Frame 1 (no input): blank canvas, image omitted
Frame 60 (no input): blank canvas, image omitted
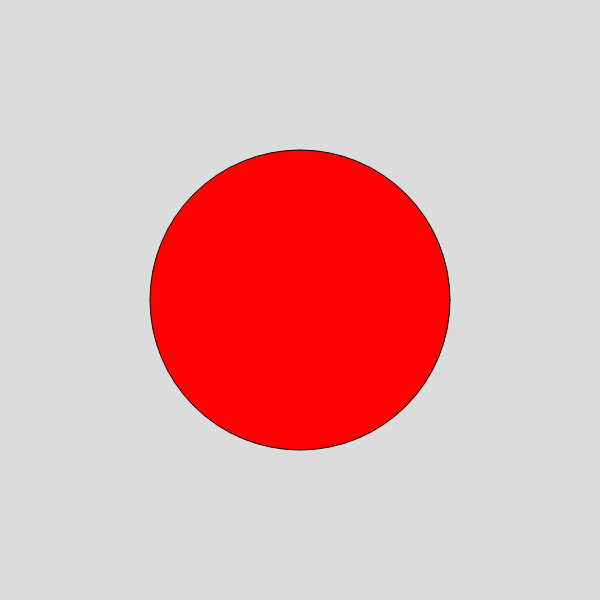
Frame 120 (the mouse pressed at the canvas centre since frame 60)

The p5.js sketch whose frames 1 and 60 were blank and that drew this single picture after the mouse press (run headless with seeded random() and noise() and a simulated clock; from frame 60 on, the mouse is pressed at the canvas centre):

// p5.js sketch
// ── sketch.js
//Projeto 2 - Introdução a JavaScript
let corDoFundo;

function setup() {
  createCanvas(600, 600);
  //background(220);
  corDoFundo = color(255, 0, 0);
}

function draw() {
  background(220);
  fill(corDoFundo);
  circle(300, 300, mouseX);
  
}
